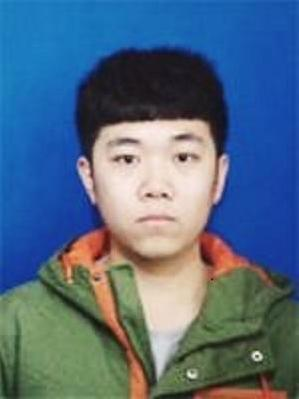
#> input picture PycharmProjects/学习用的/图像处理/zhn.jpg, 299 x 399 px
$ python '抠图1.py'
#> lines starting #> are read from the running program, lines starting #| are printed output that depends on the picture; after the words box and inside, x2 and y2 are one past the last pixel; in counts of white or black regions, pixels touching at a corner belong together
#Author：Alex.Zhang
import numpy as np
import cv2
from matplotlib import pyplot as plt

img = cv2.imread( 'zhn.jpg' )
#> img is the input picture: shape (399, 299, 3); mean B, G, R 130.3, 106.5, 82.7
mask = np.zeros( img.shape[:2] , np.uint8 )

bgdModel = np.zeros( (1 , 65) , np.float64 )
fgdModel = np.zeros( (1 , 65) , np.float64 )

rect = (20 , 20 , 413 , 591)
cv2.grabCut( img , mask , rect , bgdModel , fgdModel , 10 , cv2.GC_INIT_WITH_RECT )

mask2 = np.where( (mask == 2) | (mask == 0) , 0 , 1 ).astype( 'uint8' )
img = img * mask2[: , : , np.newaxis]
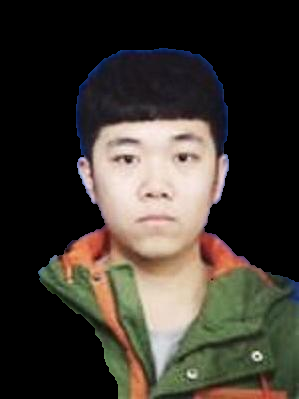
#> img: shape (399, 299, 3); mean B, G, R 49.1, 56.8, 62.6
img += 255 * (1 - cv2.cvtColor( mask2 , cv2.COLOR_GRAY2BGR ))
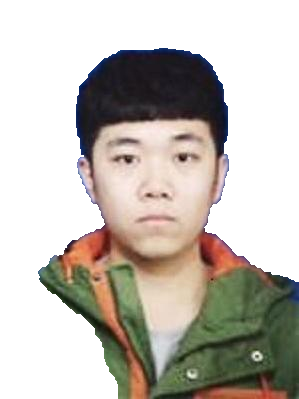
#> img: shape (399, 299, 3); mean B, G, R 180.1, 187.8, 193.6
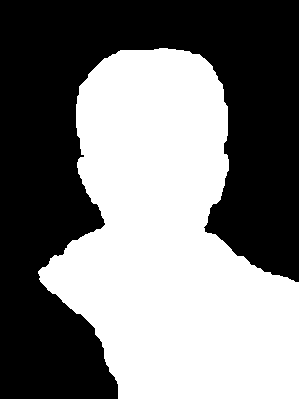
#> mask2: shape (399, 299); values 0 (black) and 1 (white), 48.6% white; 1 white region, box (x1, y1, x2, y2) and area: (38, 48, 299, 399) 58028
# plt.imshow(img)
# plt.show()
img = np.array( img )
mean = np.mean( img )
#> mean = 187.2
img = img - mean
img = img * 0.9 + mean * 0.9
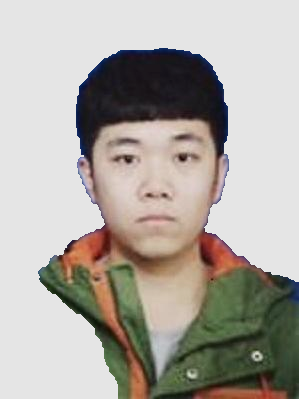
#> img: shape (399, 299, 3) float64; mean B, G, R 162.1, 169, 174.3
img /= 255
plt.imshow( img )
plt.show()
